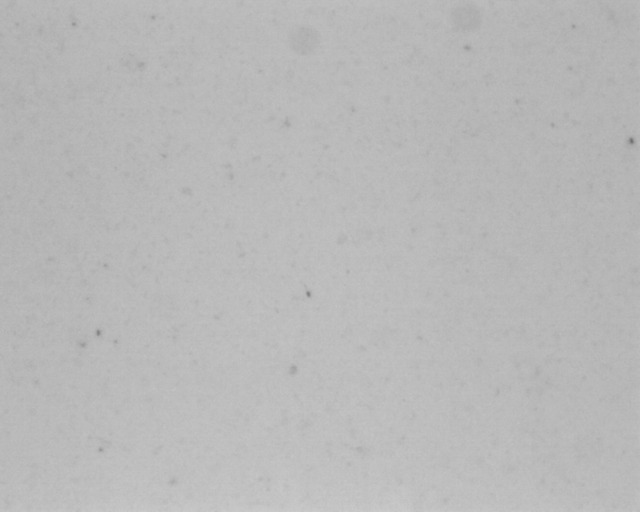
#> input picture still_paint/test_image/071521_image_0.tif, 1280 x 1024 px (shown at 1/2 size)
$ jupyter execute testing_data_augmentation.ipynb
#> lines starting #> are read from the running program, lines starting #| are printed output that depends on the picture
[cell 1]
from PIL import Image
import os
import matplotlib.pyplot as plt

[cell 2]
os.chdir('/Users/johnmays/Documents/GitHub/inline_paint_manufacturing_machine_learning/still_paint')
os.getcwd()
os.chdir('test_image')

[cell 3]
img = Image.open('071521_image_0.tif')
#> img is the input picture: PIL image 1280x1024 RGBA; mean R, G, B, A 184.9, 184.9, 184.9, 255
width, height = img.size # height = 1024, width = 1280
#> width = 1280; height = 1024
print(height)
#| 1024

[cell 4]
# os.makedirs('augmented_images')
os.chdir('augmented_images')

[cell 5]
cropped_img = img.crop((128, 0, 1152, 1024)) # L, T, R, B (does not include bottom-right coordinate)
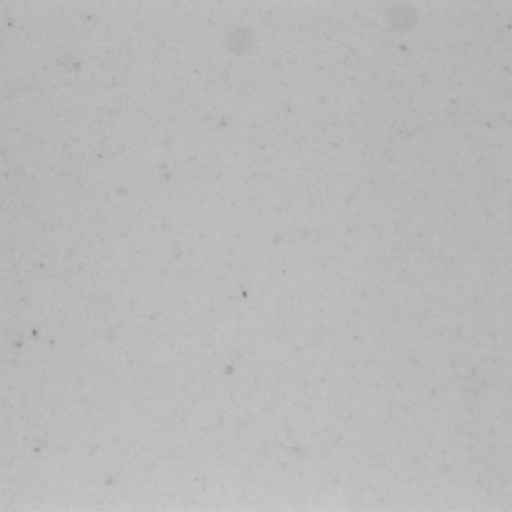
#> cropped_img: PIL image 1024x1024 RGBA (shown at 1/2 size); mean R, G, B, A 185.6, 185.6, 185.6, 255
cropped_img.save('cropped_img.tif')

[cell 6]
cropped_img.rotate(90).save('cropped_img_90.tif')
cropped_img.rotate(180).save('cropped_img_180.tif')
cropped_img.rotate(270).save('cropped_img_270.tif')
